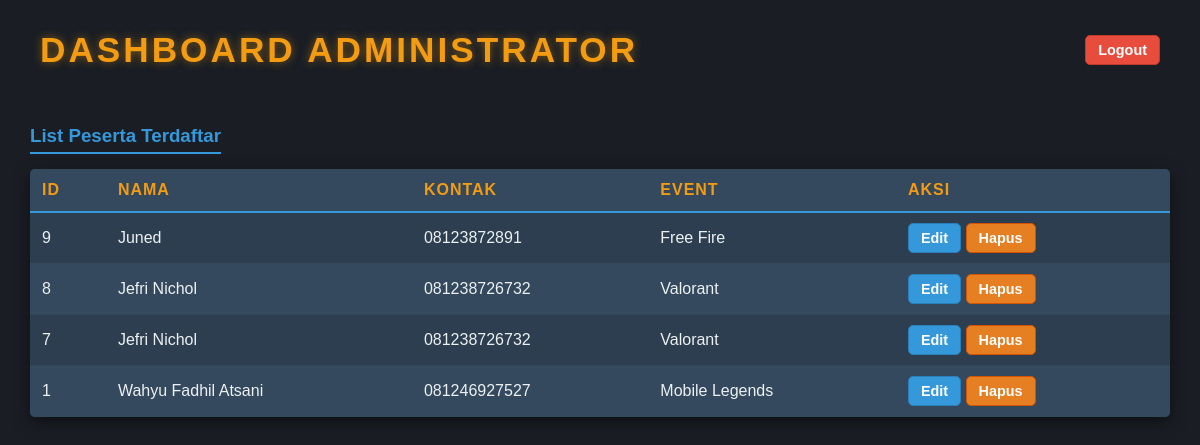
The app's page /admin/admin_dashboard.php (signed in) with its own data.
### tables this page shows
CREATE TABLE `peserta` (
  `id` int(11) NOT NULL,
  `nama` varchar(100) DEFAULT NULL,
  `kontak` varchar(50) DEFAULT NULL,
  `event` varchar(50) DEFAULT NULL
);

### admin/admin_dashboard.php (the view, shortened to what this page needs)
<?php
include "../core/config.php";
$peserta = $conn->query("SELECT * FROM peserta ORDER BY id DESC");
?>
<!DOCTYPE html>
<html lang="id">
<head>
</head>
<body>
<div class="header-container">
    <h2> Dashboard Administrator</h2>
    <a href="admin_logout.php" class="btn-logout">Logout</a>
</div>
<div class="data-container">
    <h3>List Peserta Terdaftar</h3>
    <table border="0" cellpadding="0" cellspacing="0">
        <thead>
            <tr>
                <th>ID</th>
                <th>Nama</th>
                <th>Kontak</th>
                <th>Event</th>
                <th>Aksi</th>
            </tr>
        </thead>
        <tbody>
        <?php if ($peserta->num_rows > 0): ?>
            <?php while($r = $peserta->fetch_assoc()): ?>
            <tr>
                <td><?= $r['id'] ?></td>
                <td><?= htmlspecialchars($r['nama']) ?></td>
                <td><?= htmlspecialchars($r['kontak']) ?></td>
                <td><?= htmlspecialchars($r['event']) ?></td>
                <td>
                    <a href="edit.php?id=<?= $r['id'] ?>" class="btn-edit">Edit</a>
                    <a href="hapus.php?id=<?= $r['id'] ?>" class="btn-hapus" onclick="return confirm('Yakin ingin hapus peserta ini?')">Hapus</a>
                </td>
            </tr>
            <?php endwhile; ?>
        <?php else: ?>
            <tr>
                <td colspan="5" style="text-align:center; color:#e74c3c; padding:20px;">Belum ada peserta terdaftar.</td>
            </tr>
        <?php endif; ?>
        </tbody>
    </table>
</div>
</body>
</html>

### admin/admin_dashboard.php (style rules this page uses)
body { background-color: #1a1e24; color: #ecf0f1; font-family: 'Arial', sans-serif; margin: 0; padding: 30px; }
.header-container { display: flex; justify-content: space-between; align-items: center; margin-bottom: 25px; padding: 0 10px; }
h2 { color: #f39c12; text-transform: uppercase; letter-spacing: 3px; font-size: 2.2em; text-shadow: 0 0 8px rgba(243, 156, 18, 0.5); margin: 0; }
h3 { color: #3498db; margin-top: 30px; margin-bottom: 15px; border-bottom: 2px solid #3498db; padding-bottom: 5px; display: inline-block; }
.btn-logout, .btn-edit, .btn-hapus { text-decoration: none; font-weight: bold; padding: 6px 12px; border-radius: 5px; transition: all 0.3s ease; display: inline-block; border: 1px solid transparent; font-size: 0.9em; }
.btn-logout { background-color: #e74c3c; color: #ffffff; border-color: #c0392b; }
.btn-edit { background-color: #3498db; color: #fff; border-color: #2980b9; }
.btn-hapus { background-color: #e67e22; color: #fff; border-color: #d35400; }
table { width: 100%; border-collapse: collapse; background-color: #2c3e50; box-shadow: 0 5px 15px rgba(0,0,0,0.5); border-radius: 5px; overflow: hidden; }
th { background-color: #34495e; color: #f39c12; padding: 12px; text-align: left; text-transform: uppercase; letter-spacing: 1px; border-bottom: 2px solid #3498db; }
td { padding: 10px 12px; border-bottom: 1px solid #34495e; color: #ecf0f1; }
tr:nth-child(even) { background-color: #34495e; }

### records on screen
peserta: id "9", nama "Juned", kontak "08123872891", event "Free Fire"
peserta: id "8", nama "Jefri Nichol", kontak "081238726732", event "Valorant"
peserta: id "7", nama "Jefri Nichol", kontak "081238726732", event "Valorant"
peserta: id "1", nama "Wahyu Fadhil Atsani", kontak "081246927527", event "Mobile Legends"
